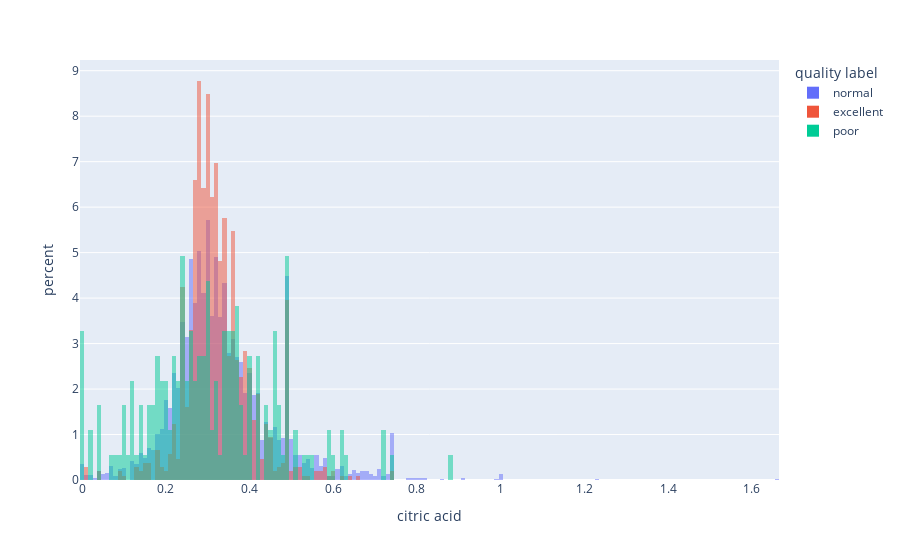

Notebook code cell kept with this figure:
### Code cell
df.plot(kind='hist', x='citric acid', color='quality label', barmode='overlay', histnorm='percent')

### Figure 1 — Plotly figure (JSON) as saved in the notebook; plotly's stock layout.template omitted (floating-point values rounded to 4 significant figures; data arrays with more than 128 entries replaced by an {"elided": "..."} marker saying what was removed)
{"data": [{"bingroup": "x", "histnorm": "percent", "hovertemplate": "quality label=normal<br>citric acid=%{x}<br>percent=%{y}<extra></extra>", "legendgroup": "normal", "marker": {"color": "#636efa", "opacity": 0.5, "pattern": {"shape": ""}}, "name": "normal", "orientation": "v", "showlegend": true, "type": "histogram", "x": {"elided": "3655 float values"}, "xaxis": "x", "yaxis": "y"}, {"bingroup": "x", "histnorm": "percent", "hovertemplate": "quality label=excellent<br>citric acid=%{x}<br>percent=%{y}<extra></extra>", "legendgroup": "excellent", "marker": {"color": "#EF553B", "opacity": 0.5, "pattern": {"shape": ""}}, "name": "excellent", "orientation": "v", "showlegend": true, "type": "histogram", "x": {"elided": "1060 float values"}, "xaxis": "x", "yaxis": "y"}, {"bingroup": "x", "histnorm": "percent", "hovertemplate": "quality label=poor<br>citric acid=%{x}<br>percent=%{y}<extra></extra>", "legendgroup": "poor", "marker": {"color": "#00cc96", "opacity": 0.5, "pattern": {"shape": ""}}, "name": "poor", "orientation": "v", "showlegend": true, "type": "histogram", "x": {"elided": "183 float values"}, "xaxis": "x", "yaxis": "y"}], "layout": {"barmode": "overlay", "legend": {"title": {"text": "quality label"}, "tracegroupgap": 0}, "margin": {"t": 60}, "xaxis": {"anchor": "y", "domain": [0, 1], "title": {"text": "citric acid"}}, "yaxis": {"anchor": "x", "domain": [0, 1], "title": {"text": "percent"}}}}
